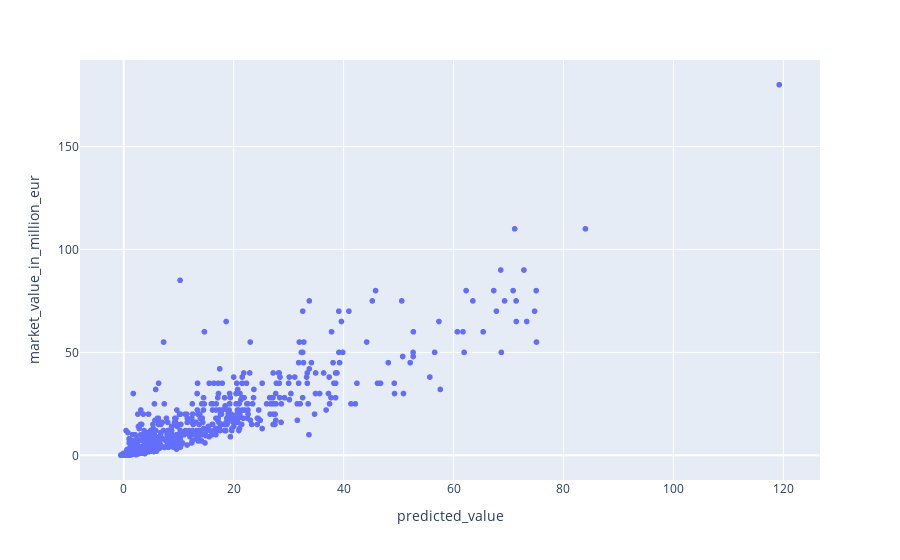

The code cell stored with this chart in its notebook:
### Code cell
forecast_df, regressor, y_test = predict_future_values(train_df, test_df, [2023, 2024, 2025, 2026, 2027, 2028], features)

### Figure 1 — Plotly figure (JSON) as saved in the notebook; plotly's stock layout.template omitted (floating-point values rounded to 4 significant figures; data arrays with more than 128 entries replaced by an {"elided": "..."} marker saying what was removed)
{"data": [{"customdata": {"elided": "1317x2 mixed values"}, "hovertemplate": "predicted_value=%{x}<br>market_value_in_million_eur=%{y}<br>name=%{customdata[0]}<br>age=%{customdata[1]}<extra></extra>", "legendgroup": "", "marker": {"color": "#636efa", "symbol": "circle"}, "mode": "markers", "name": "", "showlegend": false, "type": "scattergl", "x": {"elided": "1317 float values"}, "xaxis": "x", "y": {"elided": "1317 float values"}, "yaxis": "y"}], "layout": {"legend": {"tracegroupgap": 0}, "margin": {"t": 60}, "xaxis": {"anchor": "y", "domain": [0, 1], "title": {"text": "predicted_value"}}, "yaxis": {"anchor": "x", "domain": [0, 1], "title": {"text": "market_value_in_million_eur"}}}}
